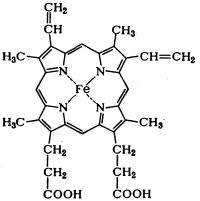
#> input picture photo/Hemoglobin.jpeg, 200 x 201 px, given in place of 1.jpg, which was not available
$ python 1.py --input ../photo/Hemoglobin.jpeg
#> lines starting #> are read from the running program, lines starting #| are printed output that depends on the picture; pictures that were not available may be replaced by others from this repository, and a replacement may not be noted
from __future__ import print_function
import cv2 as cv
import numpy as np
import argparse
erosion_size = 0
max_elem = 2
max_kernel_size = 21
title_trackbar_element_type = 'Element:\n 0: Rect \n 1: Cross \n 2: Ellipse'
title_trackbar_kernel_size = 'Kernel size:\n 2n +1'
title_erosion_window = 'Erosion Demo'
title_dilatation_window = 'Dilation Demo'
def erosion(val):
    erosion_size = cv.getTrackbarPos(title_trackbar_kernel_size, title_erosion_window)
    erosion_type = 0
    val_type = cv.getTrackbarPos(title_trackbar_element_type, title_erosion_window)
    if val_type == 0:
        erosion_type = cv.MORPH_RECT
    elif val_type == 1:
        erosion_type = cv.MORPH_CROSS
    elif val_type == 2:
        erosion_type = cv.MORPH_ELLIPSE
    element = cv.getStructuringElement(erosion_type, (2*erosion_size + 1, 2*erosion_size+1), (erosion_size, erosion_size))
    erosion_dst = cv.erode(src, element)
    cv.imshow(title_erosion_window, erosion_dst)
def dilatation(val):
    dilatation_size = cv.getTrackbarPos(title_trackbar_kernel_size, title_dilatation_window)
    dilatation_type = 0
    val_type = cv.getTrackbarPos(title_trackbar_element_type, title_dilatation_window)
    if val_type == 0:
        dilatation_type = cv.MORPH_RECT
    elif val_type == 1:
        dilatation_type = cv.MORPH_CROSS
    elif val_type == 2:
        dilatation_type = cv.MORPH_ELLIPSE
    element = cv.getStructuringElement(dilatation_type, (2*dilatation_size + 1, 2*dilatation_size+1), (dilatation_size, dilatation_size))
    dilatation_dst = cv.dilate(src, element)
    cv.imshow(title_dilatation_window, dilatation_dst)
parser = argparse.ArgumentParser(description='Code for Eroding and Dilating tutorial.')
parser.add_argument('--input', help='Path to input image.', default='LinuxLogo.jpg')
args = parser.parse_args()
src = cv.imread("1.jpg")
#> src is the input picture: shape (201, 200, 3); min 0, max 255, mean 237.5
final_wide = 600
r = float(final_wide) / src.shape[1]
#> r = 3
dim = (final_wide, int(src.shape[0] * r))
#> dim = (600, 603)
src = cv.resize(src, dim, interpolation = cv.INTER_AREA)
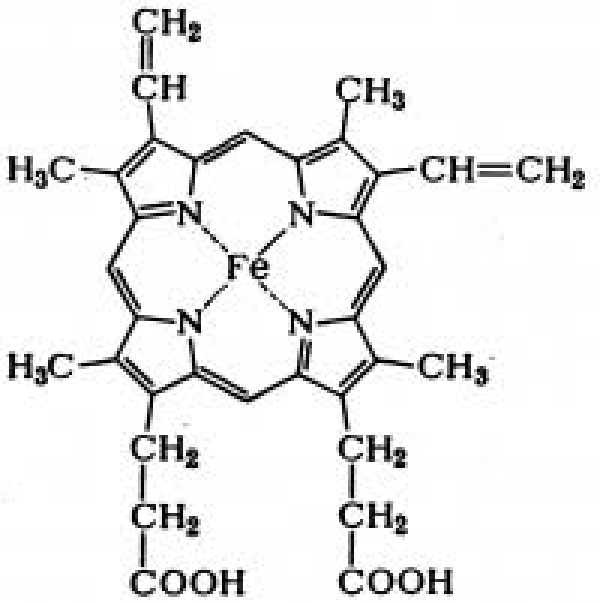
#> src: shape (603, 600, 3); min 0, max 255, mean 237.5
if src is None:
    print('Could not open or find the image: ', args.input)
    exit(0)
cv.namedWindow(title_erosion_window)
cv.createTrackbar(title_trackbar_element_type, title_erosion_window , 0, max_elem, erosion)
#> slider 'Element:\n 0: Rect \n 1: Cross \n' is set to 1
cv.createTrackbar(title_trackbar_kernel_size, title_erosion_window , 0, max_kernel_size, erosion)
#> slider 'Kernel size:\n 2n +1' is set to 7
cv.namedWindow(title_dilatation_window)
cv.createTrackbar(title_trackbar_element_type, title_dilatation_window , 0, max_elem, dilatation)
#> slider 'Element:\n 0: Rect \n 1: Cross \n' is set to 1
cv.createTrackbar(title_trackbar_kernel_size, title_dilatation_window , 0, max_kernel_size, dilatation)
#> slider 'Kernel size:\n 2n +1' is set to 7
erosion(0)
#> in erosion, `erosion_dst = cv.erode(src, element)`:
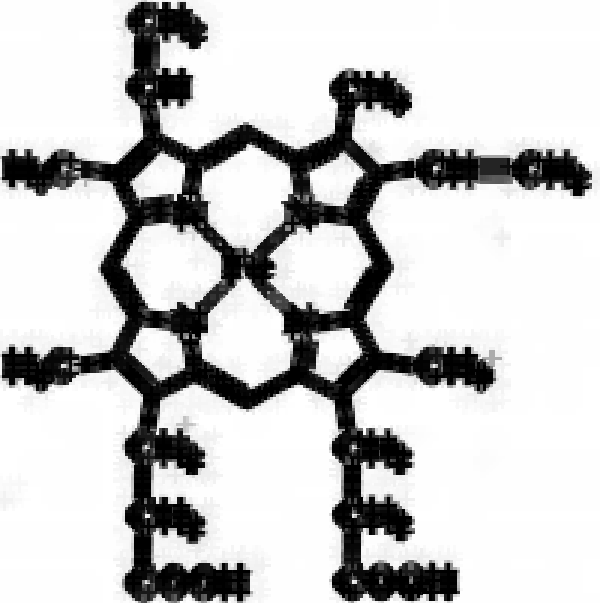
#> erosion_dst: shape (603, 600, 3); min 0, max 255, mean 200.3
dilatation(0)
cv.waitKey()

$ run again, on photo/Sacharoza.png
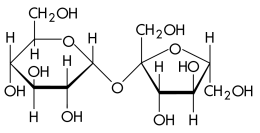
#> input picture photo/Sacharoza.png, 260 x 133 px, given in place of 1.jpg, which was not available
#> src is the input picture: shape (133, 260, 3); min 0, max 255, mean 239
#> `src = cv.resize(src, dim, interpolation = cv.INTER_AREA)`:
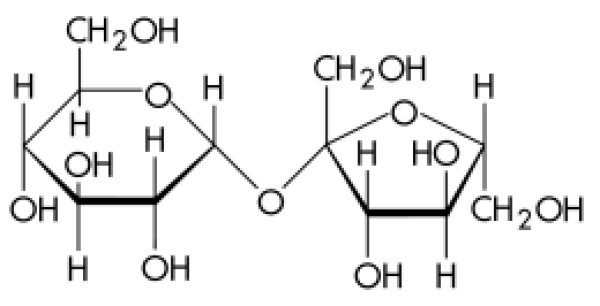
#> src: shape (306, 600, 3); min 0, max 255, mean 239
#> in erosion, `erosion_dst = cv.erode(src, element)`:
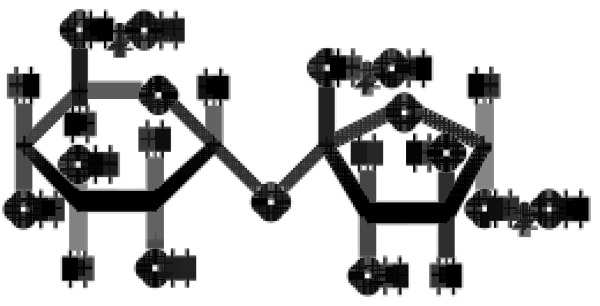
#> erosion_dst: shape (306, 600, 3); min 0, max 255, mean 191

$ run again, on photo/flavin.png
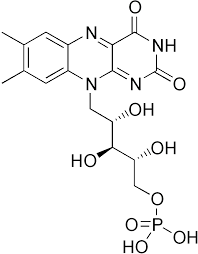
#> input picture photo/flavin.png, 198 x 254 px, given in place of 1.jpg, which was not available
#> src is the input picture: shape (254, 198, 3); mean B, G, R 246.1, 246.1, 246.1
#> `src = cv.resize(src, dim, interpolation = cv.INTER_AREA)`:
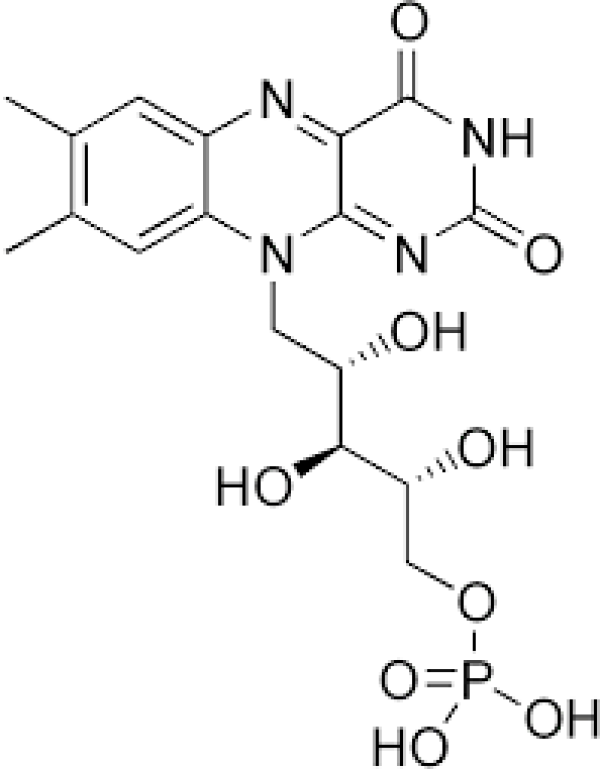
#> src: shape (769, 600, 3); mean B, G, R 246.1, 246.1, 246.1
#> in erosion, `erosion_dst = cv.erode(src, element)`:
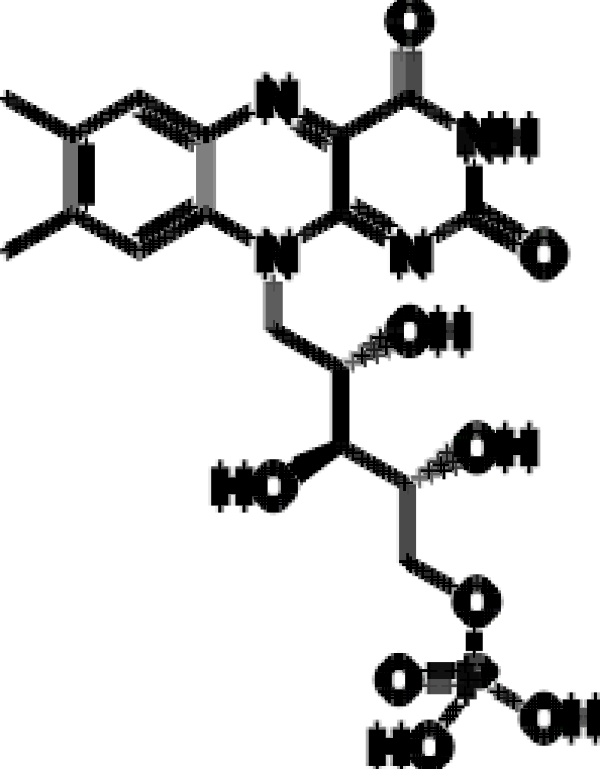
#> erosion_dst: shape (769, 600, 3); mean B, G, R 219.4, 219.4, 219.4
